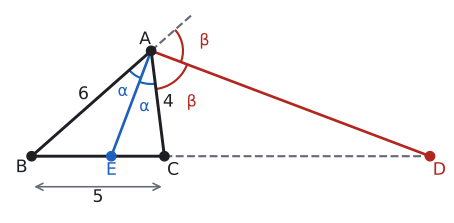

Write Python code to recreate this figure.
import sys; sys.path.insert(0, "tools")
from cizim import *

def uz(P, Q): return round(float(np.linalg.norm(np.asarray(P) - np.asarray(Q))), 3)
def ucgen(a, b, c):
    """|BC|=a, |CA|=b, |AB|=c. B orijinde, C x ekseninde."""
    x = (c**2 - b**2 + a**2) / (2 * a)
    return np.array([x, np.sqrt(c**2 - x**2)]), np.array([0.0, 0.0]), np.array([float(a), 0.0])
def kenar(ax, P, Q, metin, G, d=0.45, renk=YAZI, fs=13):
    P, Q = np.asarray(P, float), np.asarray(Q, float); M = (P + Q) / 2
    u = (Q - P) / np.linalg.norm(Q - P); v = np.array([-u[1], u[0]])
    if np.dot(v, M - np.asarray(G)) < 0: v = -v
    ax.text(*(M + d * v), metin, ha="center", va="center", color=renk, fontsize=fs)
def dik_ayak(P, Q, R):
    """R noktasından PQ doğrusuna inen dikmenin ayağı."""
    u = (Q - P) / np.linalg.norm(Q - P); return P + np.dot(R - P, u) * u

def dik(ax, K, P, Q, s=0.3, renk=SOLUK):
    """K köşesinde KP ile KQ arasındaki dik açı işareti."""
    u = (P - K) / np.linalg.norm(P - K) * s; v = (Q - K) / np.linalg.norm(Q - K) * s
    ax.plot(*zip(K + u, K + u + v, K + v), color=renk, lw=1.3)
def aci_olc(K, P, Q):
    u, v = P - K, Q - K
    return round(float(np.degrees(np.arccos(np.dot(u, v) / np.linalg.norm(u) / np.linalg.norm(v)))), 3)

def centik(ax, P, Q, n=1, renk=SOLUK, L=0.18, ara=0.12):
    P, Q = np.asarray(P, float), np.asarray(Q, float)
    u = (Q - P) / np.linalg.norm(Q - P); v = np.array([-u[1], u[0]]); M = (P + Q) / 2
    for k in range(n):
        c = M + (k - (n - 1) / 2) * ara * u
        ax.plot(*zip(c - L * v, c + L * v), color=renk, lw=1.6)

def olcu(ax, P, Q, metin, Gm, d=0.55, renk=SOLUK, yazi=YAZI, ek=0.4):
    """[PQ] boyunca, şeklin dışına doğru oklu ölçü çizgisi ve etiketi."""
    P, Q = np.asarray(P, float), np.asarray(Q, float)
    u = (Q - P) / np.linalg.norm(Q - P); v = np.array([-u[1], u[0]])
    if np.dot(v, (P + Q) / 2 - np.asarray(Gm)) < 0: v = -v
    ax.annotate("", xy=Q + d * v, xytext=P + d * v, arrowprops=dict(arrowstyle="<->", color=renk, lw=1.2))
    ax.text(*((P + Q) / 2 + (d + ek) * v), metin, ha="center", va="center", fontsize=13, color=yazi)

# Soru 7: |AB|=6, |AC|=4, |BC|=5. [AE] iç açıortay (|BE|=3, |EC|=2), [AD] dış açıortay (|DC|=10). |ED|=12.
A, B, C = ucgen(5, 4, 6)
E = np.array([3.0, 0.0]); D = np.array([15.0, 0.0])
P = A + 2.0 * (A - B) / np.linalg.norm(A - B)
print("BE", uz(B, E), "ED", uz(E, D), "BAE", aci_olc(A, B, E), "EAC", aci_olc(A, E, C), "PAD", aci_olc(A, P, D), "DAC", aci_olc(A, D, C))
Gm = (A + B + C) / 3

fig, ax = sekil(6, 2.8)
ax.set_aspect("equal"); ax.axis("off")
ax.plot(*zip(A, B, C, A), color=YAZI)
ax.plot(*zip(C, D), color=SOLUK, lw=1.6, ls="--")
ax.plot(*zip(A, P), color=SOLUK, lw=1.6, ls="--")
ax.plot(*zip(A, E), color=MAVI, lw=2)
ax.plot(*zip(A, D), color=KIRMIZI, lw=2)
aci(ax, A, B, E, r=1.1, ad="α", renk=MAVI); aci(ax, A, E, C, r=1.25, ad="α", renk=MAVI)
aci(ax, A, P, D, r=1.2, ad="β", renk=KIRMIZI); aci(ax, A, D, C, r=1.45, ad="β", renk=KIRMIZI)
nokta(ax, *A, "A", dx=-0.45, dy=0.25); nokta(ax, *B, "B", dx=-0.6, dy=-0.6); nokta(ax, *C, "C", dx=0.1, dy=-0.7)
nokta(ax, *E, "E", dx=-0.2, dy=-0.7, renk=MAVI); nokta(ax, *D, "D", dx=0.1, dy=-0.7, renk=KIRMIZI)
kenar(ax, A, B, "6", Gm, d=0.45); kenar(ax, A, C, "4", Gm, d=0.4)
olcu(ax, B, C, "5", Gm, d=1.15)
ax.set_xlim(-0.9, 15.6); ax.set_ylim(-2.2, P[1] + 0.3)
kaydet(fig, __file__)
